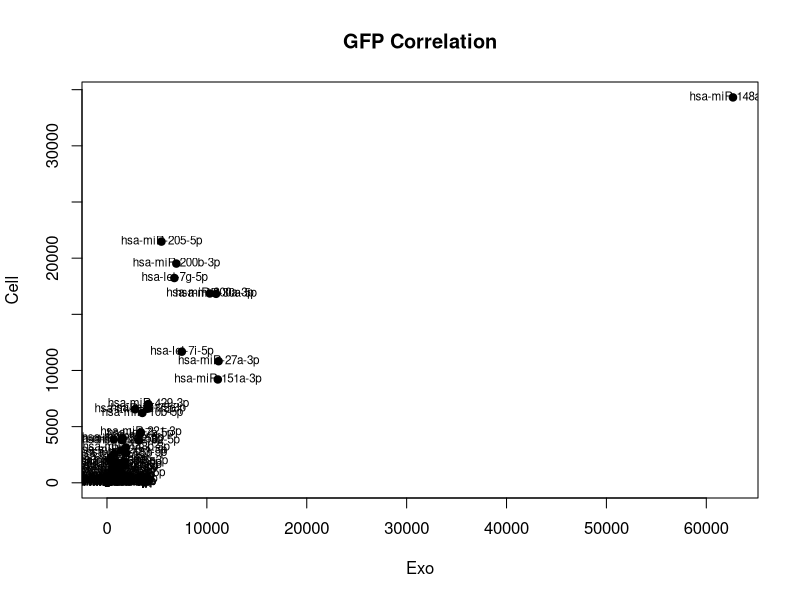
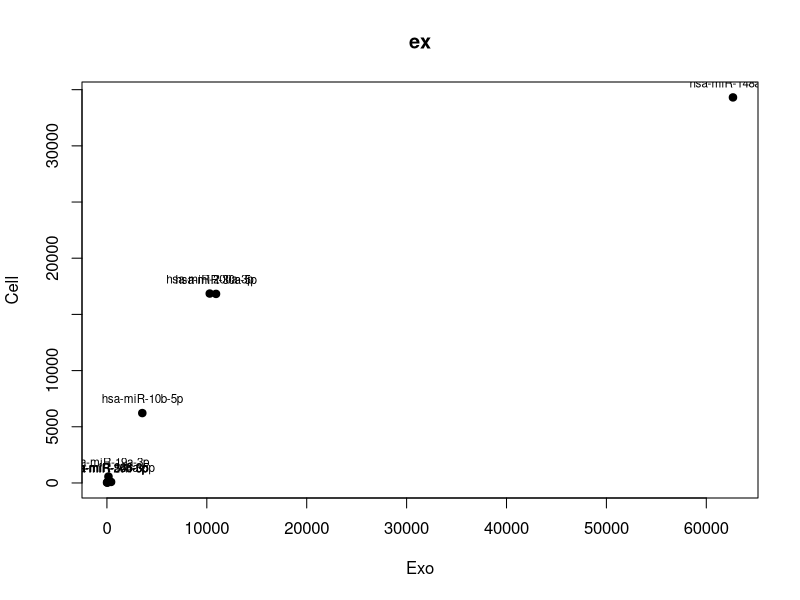

Here is the R script that generated these plots, in order: (Note: this script raises an error after producing the figures.)
rd<- read.csv("miRNA_analysis_kerry.csv", header=TRUE, row.names= 1)
rawdata<- rd[c(1:3, 5, 6, 8)]
rdPellet<- read.delim("miRNA_raw_counts_CORRECT_NAMES.txt", header=TRUE, row.names=1)
Pellet<- rdPellet[c(31:42)]
Pellet<- Pellet[c(2, 6, 10, 1, 5, 9)]
name<- intersect(rownames(Pellet), rownames(rawdata))
data<- Pellet[cbind(name), ]
dataPellet<- data[order(rownames(data)), ]
rawdata<- rawdata[cbind(name), ]
rawdata<- rawdata[order(rownames(data)), ]
fullset<- cbind(rawdata, dataPellet)
rf<- as.data.frame(rowMeans(rawdata[4:6]))
rg<- as.data.frame(rowMeans(dataPellet[4:6]))
Fullmeans<- as.data.frame(c(rf, rg))
rownames(Fullmeans)<- rownames(rf)
plot(rf$`rowMeans(rawdata[4:6])`, rg$`rowMeans(dataPellet[4:6])`, main="GFP Correlation", xlab="Exo", ylab="Cell", pch=19)
text(rf$`rowMeans(rawdata[4:6])`, rg$`rowMeans(dataPellet[4:6])`, label=rownames(rf), cex= 0.7)
#making normalised data
subsetCell<- as.data.frame(rg[cbind("hsa-miR-363-3p", "hsa-miR-20b-5p", "hsa-miR-19a-3p", "hsa-miR-148a-3p", "hsa-miR-574-3p", "hsa-miR-146a-5p", "hsa-miR-30a-5p", "hsa-miR-10b-5p", "hsa-miR-200a-3p"),])
rownames(subsetCell)<- c("hsa-miR-363-3p", "hsa-miR-20b-5p", "hsa-miR-19a-3p", "hsa-miR-148a-3p", "hsa-miR-574-3p", "hsa-miR-146a-5p", "hsa-miR-30a-5p", "hsa-miR-10b-5p", "hsa-miR-200a-3p")
subsetExo<- as.data.frame(rf[cbind("hsa-miR-363-3p", "hsa-miR-20b-5p", "hsa-miR-19a-3p", "hsa-miR-148a-3p", "hsa-miR-574-3p", "hsa-miR-146a-5p", "hsa-miR-30a-5p", "hsa-miR-10b-5p", "hsa-miR-200a-3p"),])
rownames(subsetExo)<- c("hsa-miR-363-3p", "hsa-miR-20b-5p", "hsa-miR-19a-3p", "hsa-miR-148a-3p", "hsa-miR-574-3p", "hsa-miR-146a-5p", "hsa-miR-30a-5p", "hsa-miR-10b-5p", "hsa-miR-200a-3p")
p<- plot(subsetExo$`rf[cbind("hsa-miR-363-3p", "hsa-miR-20b-5p", "hsa-miR-19a-3p", "hsa-miR-148a-3p", "hsa-miR-574-3p", "hsa-miR-146a-5p", "hsa-miR-30a-5p", "hsa-miR-10b-5p", "hsa-miR-200a-3p"), ]`, subsetCell$`rg[cbind("hsa-miR-363-3p", "hsa-miR-20b-5p", "hsa-miR-19a-3p", "hsa-miR-148a-3p", "hsa-miR-574-3p", "hsa-miR-146a-5p", "hsa-miR-30a-5p", "hsa-miR-10b-5p", "hsa-miR-200a-3p"), ]`, main="ex", xlab="Exo", ylab="Cell", pch=19)
text(subsetExo$`rf[cbind("hsa-miR-363-3p", "hsa-miR-20b-5p", "hsa-miR-19a-3p", "hsa-miR-148a-3p", "hsa-miR-574-3p", "hsa-miR-146a-5p", "hsa-miR-30a-5p", "hsa-miR-10b-5p", "hsa-miR-200a-3p"), ]`, subsetCell$`rg[cbind("hsa-miR-363-3p", "hsa-miR-20b-5p", "hsa-miR-19a-3p", "hsa-miR-148a-3p", "hsa-miR-574-3p", "hsa-miR-146a-5p", "hsa-miR-30a-5p", "hsa-miR-10b-5p", "hsa-miR-200a-3p"), ]`, labels=rownames(subsetExo), cex=0.7, pos=3)
p + geom_label_repel()
reg1<- lm(rg$`rowMeans(dataPellet[4:6])`~rf$`rowMeans(rawdata[4:6])`-1)
abline(reg1)
textplot(rf[imp, ], rg[imp, ], imp)
library(ggrepel)
imp<- c("hsa-miR-363-3p", "hsa-miR-20b-5p", "hsa-miR-19a-3p", "hsa-miR-148a-3p", "hsa-miR-574-3p", "hsa-miR-146a-5p", "hsa-miR-30a-5p", "hsa-miR-10b-5p", "hsa-miR-200a-3p")
text(rf[imp,], rg[imp,], labels=imp)
#####Attempting to do FC correlation plots
Cell<-read.csv("CELLcavin1VGFP.csv", header= TRUE, row.names= 1)
Exo<- read.csv("EXOcavin1VGFP.csv", header= TRUE, row.names= 1)
name<- intersect(rownames(Cell), rownames(Exo))
data<- Cell[cbind(name), ]
CellD<- data[order(rownames(data)), ]
ExoD<- Exo[name,]
ExoD<- ExoD[order(rownames(ExoD)), ]
plot(CellD$log2FoldChange, ExoD$log2FoldChange, main= "MicroRNA expression FC between GFP and Cavin-1", xlab="CELL FC", ylab= "EXO FC", pch=19, xlim=c(-3.1, 1.5), ylim=c(-3.1, 1.5))
reg1<- lm(CellD$log2FoldChange~ExoD$log2FoldChange)
#summary(lm(CellD$log2FoldChange~ExoD$log2FoldChange))
#abline(0, 0.9)
abline(0.4, 0.9)
abline(-0.4,0.9)
text(CellD[imp, "log2FoldChange"], ExoD[imp, "log2FoldChange"], imp, ylim=c(-3.5, 1.5), xlim= c(-3.5, 1.5), cex = 1.2)

#tring to get the labels to repel
install.packages(c("wordcloud","tm"),repos="http://cran.r-project.org")
library(wordcloud)
library(tm)
